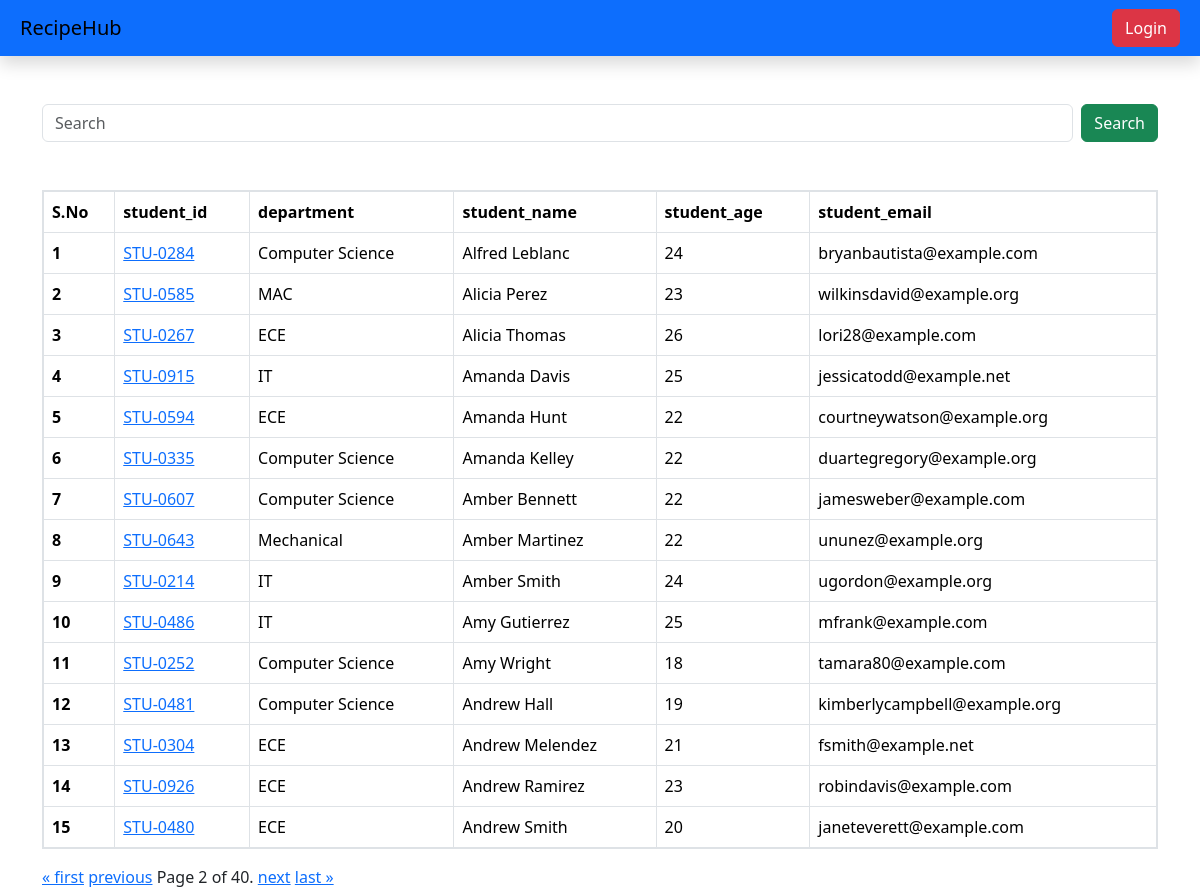
Screenshot of /students/?page=2 with the database file from the repository.
### vege/models.py (models this page shows, shortened)
class Student(models.Model):
    department=models.ForeignKey(Department,related_name="depart",on_delete=models.CASCADE)
    student_id=models.OneToOneField(StudentID,related_name="studentid",on_delete=models.CASCADE)
    student_name=models.CharField(max_length=100)
    student_email=models.EmailField(unique=True)
    student_age=models.IntegerField(default=18)
    student_address=models.TextField()
    is_deleted=models.BooleanField(default=False)
    objects=StudentManager()
    admin_objects=models.Manager()
    class Meta:
        ordering=['student_name']
        verbose_name=["student"]

class StudentID(models.Model):
    student_id=models.CharField(max_length=100)
    def __str__(self) -> str:
        return  self.student_id

class Department(models.Model):
    department=models.CharField(max_length=100)
    class Meta:
        ordering=['department']

### vege/views.py (the view, shortened to what this page needs)
# urls.py: path('students/',get_students,name='get_students'),
def get_students(request):
    queryset=Student.objects.all()
    paginator = Paginator(queryset, 15)
    page_number = request.GET.get("page",1)
    page_obj = paginator.get_page(page_number)
    return render(request,'report/students.html',{'queryset':page_obj})

### vege/models.py (called while the page is built)
    def get_queryset(self):
        return super().get_queryset().filter(is_deleted=False)

### vege/templates/report/students.html (shortened to what this page needs)
{% extends 'base.html' %}
{%block start%}
<div class="container">
    <form class="d-flex my-5" role="search">
        <input class="form-control me-2"  name="search" type="search" placeholder="Search">
        <button class="btn btn-success" type="submit">Search</button>
    </form>
    <table class="table table-bordered">
        <thead>
          <tr>
            <th scope="col">S.No</th>
            <th scope="col">student_id</th>
            <th scope="col">department</th>
            <th scope="col">student_name</th>
            <th scope="col">student_age</th>
            <th scope="col">student_email</th>
          </tr>
        </thead>
        <tbody>
            {% for student in queryset %}
          <tr>
            <th scope="row">{{forloop.counter}}</th>
            <td>
                <a href="{% url 'see_marks' student.student_id %}">
                    {{student.student_id}}
                </a>
            </td>
            <td>{{student.department.department}}</td>
            <td>{{student.student_name}}</td>
            <td>{{student.student_age}}</td>
            <td>{{student.student_email}}</td>
          </tr>
            {% endfor %}
        </tbody>
      </table>
      <div class="pagination">
        <span class="step-links">
            {% if queryset.has_previous %}
                <a href="?page=1">&laquo; first</a>
                <a href="?page={{ queryset.previous_page_number }}">previous</a>
            {% endif %}
            <span class="current">
                Page {{ queryset.number }} of {{ queryset.paginator.num_pages }}.
            </span>
            {% if queryset.has_next %}
                <a href="?page={{ queryset.next_page_number }}">next</a>
                <a href="?page={{ queryset.paginator.num_pages }}">last &raquo;</a>
            {% endif %}
        </span>
    </div>
</div>
{% endblock %}

### home/templates/base.html (style rules this page uses)
table, th, td { border: 2px solid; }

### rows the page displays
Student: student_id "STU-0284", department.department "Computer Science", student_name "Alfred Leblanc", student_age "24", student_email "bryanbautista@example.com"
Student: student_id "STU-0585", department.department "MAC", student_name "Alicia Perez", student_age "23", student_email "wilkinsdavid@example.org"
Student: student_id "STU-0267", department.department "ECE", student_name "Alicia Thomas", student_age "26", student_email "lori28@example.com"
Student: student_id "STU-0915", department.department "IT", student_name "Amanda Davis", student_age "25", student_email "jessicatodd@example.net"
Student: student_id "STU-0594", department.department "ECE", student_name "Amanda Hunt", student_age "22", student_email "courtneywatson@example.org"
Student: student_id "STU-0335", department.department "Computer Science", student_name "Amanda Kelley", student_age "22", student_email "duartegregory@example.org"
Student: student_id "STU-0607", department.department "Computer Science", student_name "Amber Bennett", student_age "22", student_email "jamesweber@example.com"
Student: student_id "STU-0643", department.department "Mechanical", student_name "Amber Martinez", student_age "22", student_email "ununez@example.org"
Student: student_id "STU-0214", department.department "IT", student_name "Amber Smith", student_age "24", student_email "ugordon@example.org"
Student: student_id "STU-0486", department.department "IT", student_name "Amy Gutierrez", student_age "25", student_email "mfrank@example.com"
Student: student_id "STU-0252", department.department "Computer Science", student_name "Amy Wright", student_age "18", student_email "tamara80@example.com"
Student: student_id "STU-0481", department.department "Computer Science", student_name "Andrew Hall", student_age "19", student_email "kimberlycampbell@example.org"
Student: student_id "STU-0304", department.department "ECE", student_name "Andrew Melendez", student_age "21", student_email "fsmith@example.net"
Student: student_id "STU-0926", department.department "ECE", student_name "Andrew Ramirez", student_age "23", student_email "robindavis@example.com"
Student: student_id "STU-0480", department.department "ECE", student_name "Andrew Smith", student_age "20", student_email "janeteverett@example.com"

### other values shown
{{ queryset.number }} "2"
{{ queryset.paginator.num_pages }} "40"
